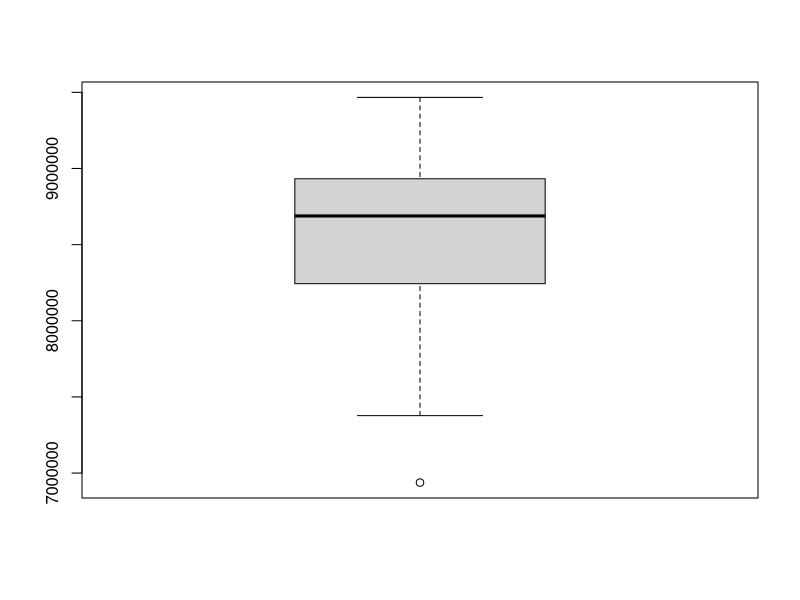
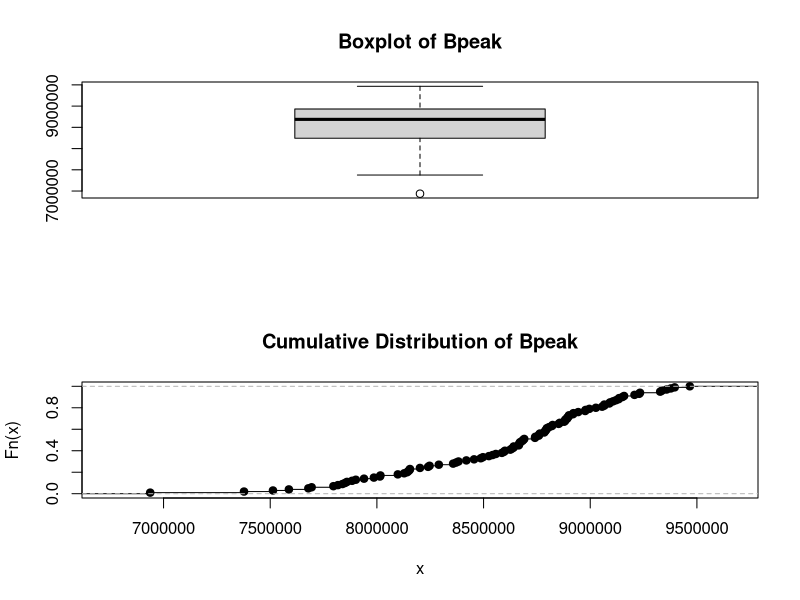

Reproduce these figures in R, in order.
############################################################
#a simple model for a TB infection, used to illustrate uncertainty analysis - complete code
##written by Andreas Handel, ahandel@uga.edu, last change 6/24/13
############################################################
rm(list=ls()) #this clears the workspace to make sure no leftover variables are floating around. Not strictly needed
graphics.off(); #close all graphics windows 
require(deSolve)  #loads ODE solver package
require(lhs) #LHS package

#functions come first, main program below

###################################################################
#function that specificies the ode model called by lsoda (the ode solver) 
###################################################################
odeequations=function(t,y,parameters) 
{ 
  	B=y[1]; X=y[2]; #bacteria and immune response
    g=parameters[1]; Bmax=parameters[2]; k=parameters[3]; r=parameters[4]; d=parameters[5]; 
    
	  #these are the differential equations
		dBdt=g*B*(1-B/Bmax)-k*B*X;
		dXdt=r*B*X-d*X;
 
		return(list(c(dBdt,dXdt))); 

} #end function specifying the ODEs

###################################################################
#main program
###################################################################
                
B0=10; #initial number of bacteria 
X0=1; #initial level of immune response
Y0=c(B0, X0);  #combine initial conditions into a vector 
tmax=365;  #number of days
timevec=seq(0,tmax,0.05); #vector of times for which integration is evaluated 
	
#values for fixed model parameters, units are 1/days
k=1e-7; #kill rate
Bmax=1e7;  #bacteria carrying capacity
r=5e-7;  #immune response growth parameter

ploton=0; #set this to 1 if you want to see the time-series for every parameter sample. Set to zero to make the code run faster.

samplemax=100; #number of samples

lhssample=randomLHS(samplemax,2); #this creates a LHS with samplemax samples for 2 parameters, drawn from a uniform distribution between zero and one

#we assume that d is uniformly distributed 
dmin=0.1; dmax=0.4;
#dmin=1; dmax=4;
dvec=(dmax-dmin)*lhssample[,1]+dmin; #this transforms the uniform values between 0 and 1 that lhssample produces to uniform values between dmin and dmax
          
          
#transforming g from a uniform to a normal distribution. This is how one can do it in R:
#we assume that g is normally distributed with mean gmean and SD gsd
gmean=0.5; gsd=0.1;
gvec=qnorm(lhssample[,2], mean = gmean, sd = gsd); #this transforms the uniform distribution produced by lhssample to a normal distribution

gvec=pmax(1e-10,gvec) 
#to prevent negative values of g, this sets every value in g that is lower than 1E-10 to 1E-10. This is not a clean way of doing things, one should instead re-sample. 
#But it's quick/easy and justified as long as almost no values in gvec are negative.

#####################

Bpeak=rep(0,samplemax); #initialize vector that will contain the solution
	
#this is the loop over samplemax samples for the parameter values
for (nsample in 1:samplemax)
{
	    print(sprintf('Starting Simulation %d of %d',nsample,samplemax));
	   
     #values for sampled parameters 
	   d=dvec[nsample];
	   g=gvec[nsample]; 
	
      parameters=c(g,Bmax,k,r,d); #vector of parameters which is sent to the ODE function
			
	    #call ode-solver to integrate ODEs
      #see the documentation of the deSolve package to learn the difference between this solver and lsoda
	    #feel free to try lsoda for this problem, you will likely find that it fails for some parameter samples
      odeoutput=vode(Y0,timevec,odeequations,parameters,mf=22,atol=1e-12,rtol=1e-12,hini=1e-10);
      vl=length(odeoutput[,1]);
      
      #we can plot time series every time if we want, just to watch what happens - is not necessary to do so
      if (ploton==1)
      {
        plot(odeoutput[,1],odeoutput[,2],col="red",type="l",lwd=2,log="y",xlim=c(0,tmax),ylim=c(1,1e8),xlab="time (days)",ylab="")
        lines(odeoutput[,1],odeoutput[,3],col="blue",lwd=2)
        legend("topright",c("TB","IR"),col=c("red","blue"),lwd=2)
      }
            
      #record the peak value for B   
      Bpeak[nsample]=max(odeoutput[,2]);
        
 }
#produce boxplot
boxplot(Bpeak)
par(mfrow=c(2,1))
boxplot(Bpeak,main="Boxplot of Bpeak")
plot(ecdf(Bpeak),main="Cumulative Distribution of Bpeak")


###################################################################
#end main program
###################################################################
